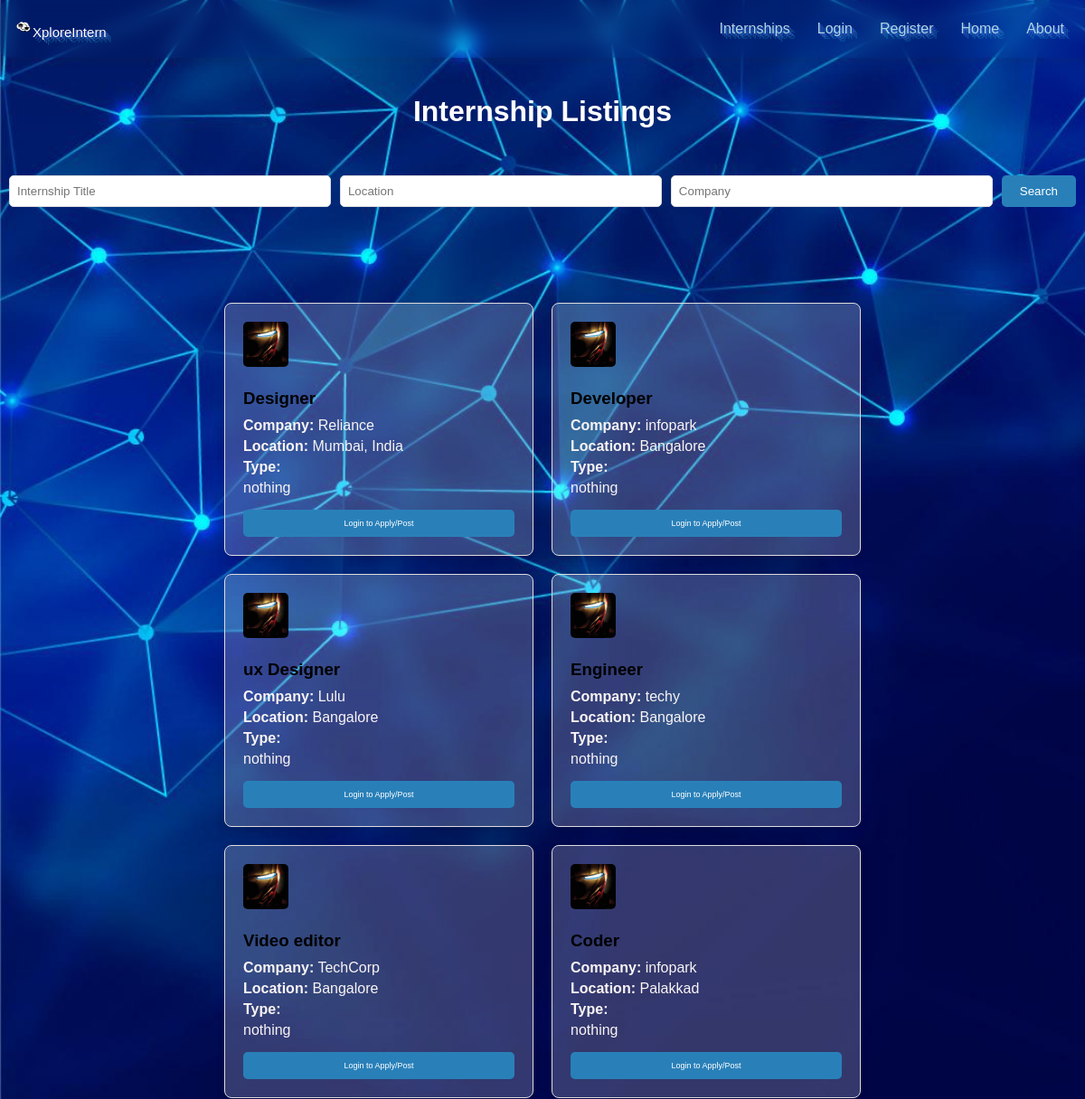
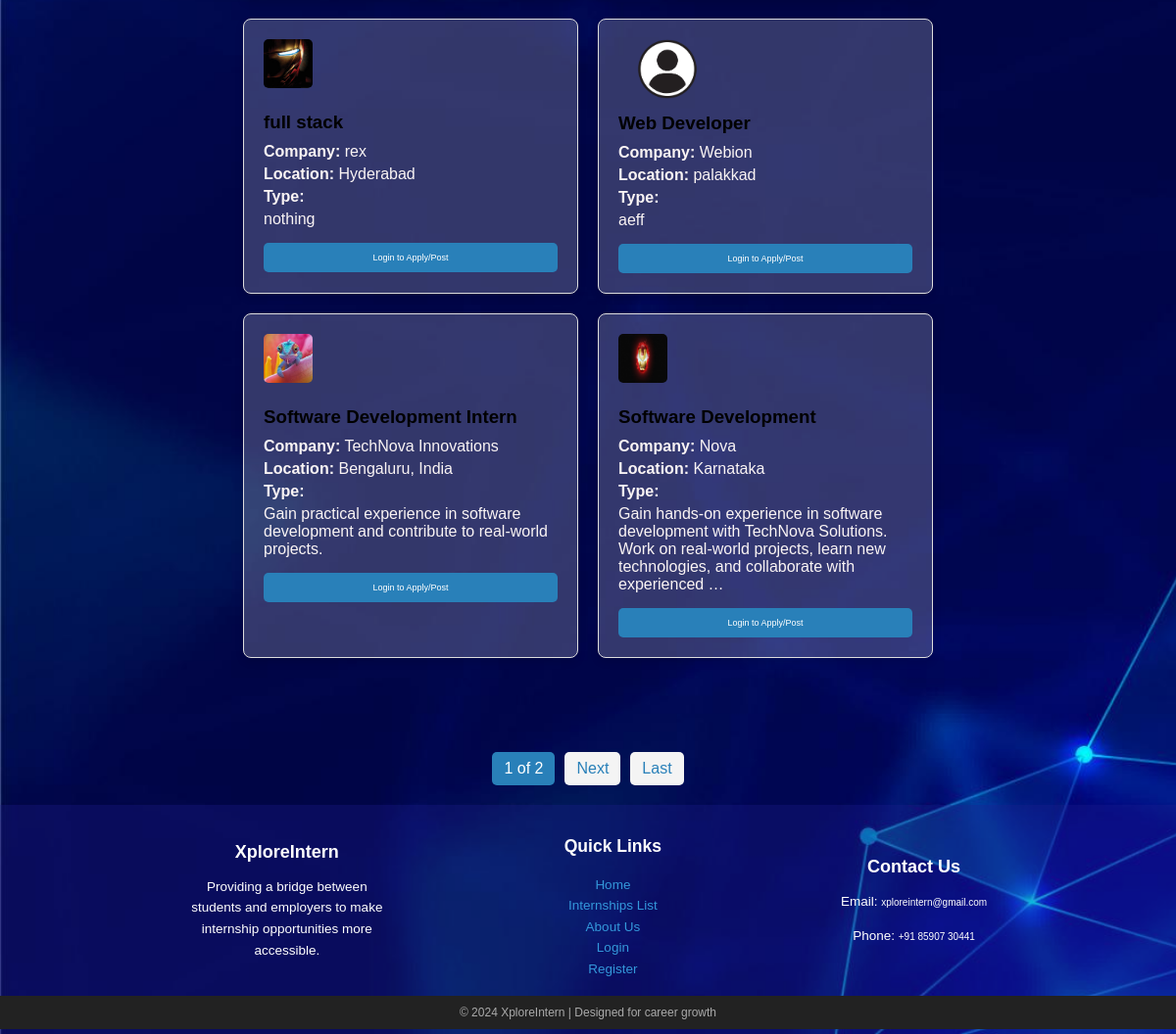
Screenshot of /internships/ with the database file from the repository (2 pictures, top to bottom).
### internships/models.py (models this page shows, shortened)
class Job(models.Model):
    company = models.ForeignKey(User, on_delete=models.CASCADE)  # Link to Employer model
    internship_title = models.CharField(max_length=100)
    company_name = models.CharField(max_length=100)
    location = models.CharField(max_length=100)
    internship_type = models.CharField(max_length=50, choices=[('Full-time', 'Full-Time'), ('Part-time', 'Part-Time'), ('Contract', 'Contract'), ('Temporary', 'Temporary')])
    experience_level = models.CharField(max_length=50, choices=[('Entry-level', 'Entry-Level'), ('Junior', 'Junior'), ('Mid-level', 'Mid-Level'), ('Senior', 'Senior'), ('Executive', 'Executive')])
    salary_range = models.CharField(max_length=100)
    benefits = models.TextField()
    summary = models.TextField()
    key_responsibilities = models.TextField()
    required_qualifications = models.TextField()
    preferred_qualifications = models.TextField(blank=True)
    skills = models.TextField()
    application_instructions = models.TextField()
    application_deadline = models.DateField()
    contact_information = models.TextField()
    company_overview = models.TextField()
    company_website = models.URLField()
    is_active = models.BooleanField(default=True)

### internships/views.py (the view)
# urls.py: path('internships/', views.internships_list, name='internships_list'),
def internships_list(request):
    query = request.GET.get('query', '')
    location = request.GET.get('location', '')
    company = request.GET.get('company', '')
    applied_job_ids = []
    if request.user.is_authenticated:
        try:
            applied_job_ids = Application.objects.filter(student=request.user.student).values_list('job_id', flat=True)
        except ObjectDoesNotExist:
            pass
    jobs = Job.objects.filter(is_active=True)
    if query:
        jobs = jobs.filter(internship_title__icontains=query)
    if location:
        jobs = jobs.filter(location__icontains=location)
    if company:
        jobs = jobs.filter(company_name__icontains=company)
    for job in jobs:
        try:
            employer = job.company.employer  # Access Employer linked to the company (User)
            job.company_logo_url = employer.logo.url if employer.logo else None
        except Employer.DoesNotExist:
            job.company_logo_url = None
    paginator = Paginator(jobs, 10)
    page_number = request.GET.get('page')
    page_obj = paginator.get_page(page_number)
    return render(request, 'internships/internships_list.html', {
        'applied_job_ids': applied_job_ids,
        'page_obj': page_obj,
        'query': query,
        'location': location,
        'company': company
    })

### internships/templates/internships/internships_list.html (shortened to what this page needs)
{% load static %}
<!DOCTYPE html>
<html lang= "en" >
<head>
    <link rel="stylesheet" href="{% static 'css/home.css' %}">
</head>
<body>
    {% include 'internships/base.html' %}
    <div class="container">
        <h1 style="color: white">Internship Listings</h1>
        <form method="GET" class="search-bar">
            <input type="text" name="query" placeholder="Internship Title" value="{{ query }}">
            <input type="text" name="location" placeholder="Location" value="{{ location }}">
            <input type="text" name="company" placeholder="Company" value="{{ company }}">
            <button type="submit">Search</button>
        </form>
        <div class="internship-list">
            {% for job in page_obj %}
                <div class="internship-card">
                    {% if job.company_logo_url %}
                    <img src="{{ job.company_logo_url }}" alt="{{ job.company_name }} Logo" style="width: 50px; height: 50px; border-radius: 5px; margin-bottom: 10px;">
                    {% else %}
                    <img src="{% static 'images/default_profile.jpg' %}" alt="Default logo" style="max-width: 100px; max-height: 100px; border-radius:50%">
                {% endif %}
                    <h3>{{ job.internship_title }}</h3>
                    <p><strong>Company:</strong> {{ job.company_name }}</p>
                    <p><strong>Location:</strong> {{ job.location }}</p>
                    <p><strong>Type:</strong> {{ job.job_type }}</p>
                    <p>{{ job.summary|truncatewords:20 }}</p>
                    {% if request.user.is_authenticated %}
                    {% if user.student %}
                    {% if job.id in applied_job_ids %}
                        <button class="apply-button">Applied</button>
                    {% else %}
                <a href="{% url 'apply_for_job' job.id %}">
                    <button class="apply-button">Apply</button>
                </a>
                    {%endif%}
                    {%endif%}
                    {% if user.employer %}
                    <a href="{% url 'post_job' %}">
                        <button class="apply-button">Post Your Job</button>
                    </a>
                    {%endif%}
            {% else %}
                <button class="apply-button" id="login-btn" onclick="showLoginModal()">Login to Apply/Post</button>
            {% endif %}
                </div>
            {% empty %}
                <p style="color: white">No internships available.</p>
            {% endfor %}
        </div>
        <div class="pagination">
            <span class="current-page">{{ page_obj.number }} of {{ page_obj.paginator.num_pages }}</span>
            {% if page_obj.has_next %}
                <a href="?page={{ page_obj.next_page_number }}&query={{ query }}&location={{ location }}&company={{ company }}">Next</a>
                <a href="?page={{ page_obj.paginator.num_pages }}&query={{ query }}&location={{ location }}&company={{ company }}">Last</a>
            {% endif %}
        </div>
    </div>
        {% include 'internships/footer.html' %}
</body>
</html>

### static/css/home.css (style rules this page uses)
body { font-family: 'Arial', sans-serif; margin: 0; padding: 0; box-sizing: border-box; }
.apply-button { font-size: 9px; padding: 6px; color: white; background-color: rgb(58, 58, 235); border: none; border-radius: 5px; margin-top: 10px; }

### internships/templates/internships/internships_list.html (style rules this page uses)
body { background-image: url('/static/images/internship_list.jpg'); background-size: cover; background-repeat: no-repeat; }
.search-bar { display: flex; gap: 10px; padding: 10px; margin: 20px 0; }
.search-bar input, .search-bar select { padding: 8px; border-radius: 5px; border: 1px solid #ddd; width: 100%; }
.search-bar button { padding: 10px 20px; background-color: #2980b9; color: white; border: none; border-radius: 5px; cursor: pointer; }
.internship-list { display: flex; flex-wrap: wrap; gap: 20px; justify-content: center; margin: 8%; }
.internship-card { width: 300px; padding: 20px; border: 1px solid #ddd; border-radius: 8px; background-color: rgb(255, 255, 255, 0.2); box-shadow: 0 4px 8px rgba(0, 0, 0, 0.1); }
.internship-card h3 { margin: 10px 0; }
.internship-card p { margin: 5px 0; color: #faf4f4; }
.apply-button { padding: 10px; background-color: #2980b9; color: white; border: none; border-radius: 5px; cursor: pointer; width: 100%; }
.pagination { display: flex; justify-content: center; margin: 20px 0; }
.pagination a, .pagination span { padding: 8px 12px; margin: 0 5px; border-radius: 5px; background-color: #f4f4f4; color: #2980b9; text-decoration: none; }
.pagination .current-page { background-color: #2980b9; color: white; }
h1 { text-align: center; padding: 20px; }

### rows the page displays
Job: internship_title "Designer", company_name "Reliance", location "Mumbai, India", summary "nothing"
Job: internship_title "Developer", company_name "infopark", location "Bangalore", summary "nothing"
Job: internship_title "ux Designer", company_name "Lulu", location "Bangalore", summary "nothing"
Job: internship_title "Engineer", company_name "techy", location "Bangalore", summary "nothing"
Job: internship_title "Video editor", company_name "TechCorp", location "Bangalore", summary "nothing"
Job: internship_title "Coder", company_name "infopark", location "Palakkad", summary "nothing"
Job: internship_title "full stack", company_name "rex", location "Hyderabad", summary "nothing"
Job: internship_title "Web Developer", company_name "Webion", location "palakkad", summary "aeff"
Job: shows a picture, internship_title "Software Development Intern", company_name "TechNova Innovations", location "Bengaluru, India", summary "Gain practical experience in software development and contribute to real-world projects."
Job: shows a picture, internship_title "Software Development", company_name "Nova", location "Karnataka", summary "Gain hands-on experience in software development with TechNova Solutions. Work on real-world projects, learn new technologies, and collaborate with experienced …"

### other values shown
{{ page_obj.number }} "1"
{{ page_obj.paginator.num_pages }} "2"
